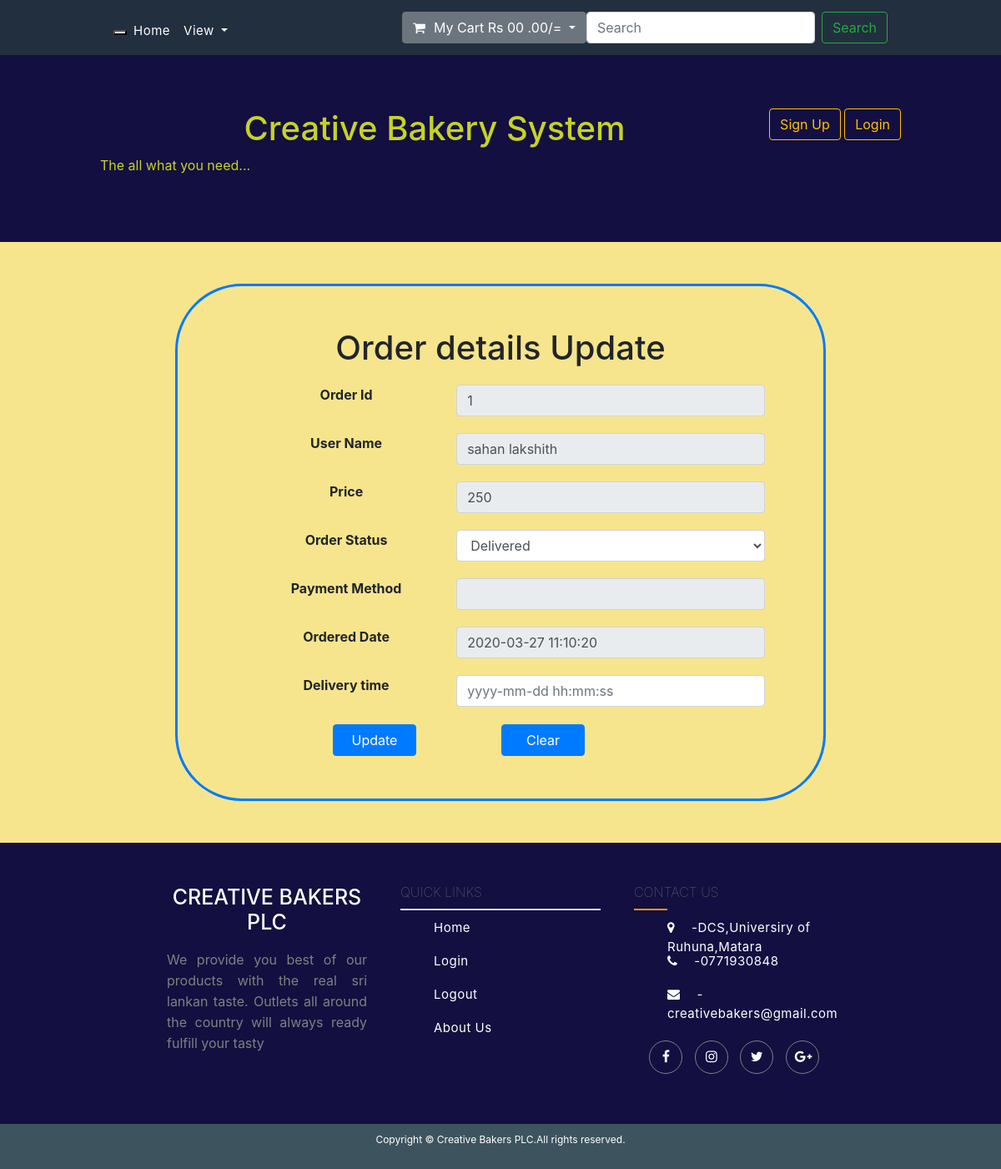
Page /order_track_update.php?oid=1 on the committed database.
### tables this page shows
CREATE TABLE `order_track_history` (
  `id` int(11) NOT NULL,
  `user_id` int(11) NOT NULL,
  `price` float NOT NULL,
  `status` varchar(255) NOT NULL,
  `remark` varchar(255) NOT NULL,
  `post_date` timestamp NOT NULL DEFAULT current_timestamp(),
  `paymet_method` varchar(255) NOT NULL,
  `delivery_time` varchar(255) NOT NULL
);

CREATE TABLE `user` (
  `id` int(11) NOT NULL,
  `first_name` varchar(255) NOT NULL,
  `last_name` varchar(255) NOT NULL,
  `email` varchar(255) NOT NULL,
  `contact_no` varchar(255) NOT NULL,
  `password` char(128) NOT NULL,
  `role` varchar(255) NOT NULL,
  `address` varchar(535) DEFAULT NULL,
  `register_date` timestamp NOT NULL DEFAULT current_timestamp(),
  `updated_date` timestamp NULL DEFAULT NULL
);

### order_track_update.php (the view, shortened to what this page needs)
<?php
    include('top_header.php');
    include('header.php');
?>
<?php
    $oid=intval($_GET['oid']);
    $sql = "SELECT * FROM `order_track_history` WHERE `id`= $oid ";
    $res = mysqli_query($conn,$sql);
    $row = mysqli_fetch_assoc($res);
?>
    <div class="container-fluid " >
        <div align="center">
        <div class="col-md-8" style="border:3px solid #007bff; margin:50px; border-radius:80px; padding:50px;">
                    <h1>Order details  Update </h1>
            <form action="order_track_update.php?oid=<?php echo "".$oid;?>" method="post">
                        <div class="row" style="padding:0px; margin:20px;" >
                             <label class="col-5"   > <b>Order Id  </b></label>
                             <input class="col-7  form-control" type="text"    value="<?php echo $row['id'];?>" name="order_id" readonly>
                        </div>
                        <div class="row" style="padding:0px; margin:20px;" >
                             <label class="col-5"   > <b>User Name</b></label>
                             <input class="col-7  form-control " type="text"    value="<?php
        $uuid = intval($row['user_id']);
        $newsql = "SELECT * FROM `user` WHERE `id`= $uuid ";
        $newres = mysqli_query($conn,$newsql);
        $newrow = mysqli_fetch_assoc($newres);
        echo "".$newrow['first_name']." ".$newrow['last_name'];
    ?>" name="username" readonly>
                        </div>
                        <div class="row" style="padding:0px; margin:20px;" >
                             <label class="col-5"   > <b>Price</b></label>
                             <input class="col-7  form-control" type="text"    value="<?php echo $row['price'];?>" name="price" readonly>
                        </div>
                        <div class="row" style="padding:0px; margin:20px;" >
                             <label class="col-5"   > <b>Order Status</b></label>
                             <select id="inputState" class="form-control col-7"  name="status">
                                <option <?php if($row['status']=="Delivered"){ echo "selected"; }?> >Delivered</option>
                            </select>
                        </div>
                        <div class="row" style="padding:0px; margin:20px;" >
                             <label class="col-5"   > <b>Payment Method</b></label>
                             <input class="col-7  form-control" type="text"    value="<?php echo $row['paymet_method'];?>" name="paymet_method'" readonly>
                        </div>
                        <div class="row" style="padding:0px; margin:20px;" >
                             <label class="col-5"   > <b>Ordered Date</b></label>
                             <input class="col-7  form-control" type="text"    value="<?php echo $row['post_date'];?>" name="Ordered_Date" readonly>
                        </div>
                        <div class="row" style="padding:0px; margin:20px;" >
                             <label class="col-5"   > <b>Delivery time </b></label>
                             <input class="col-7  form-control" type="text" placeholder="yyyy-mm-dd hh:mm:ss"   value="<?php echo $row['role'];?>" name="Delivery_time" >
                        </div>
                         <table>
                         <tr>
                        <th><button class="btn btn-primary col-6  " style="float:left;  ;  width:200px; "  type="submit"    name="update">Update</button> </th>
                          <th><button class="btn btn-primary col-6"  style="  width:200px; " type="reset"    name="clear">Clear</button>     </th>
                         </tr>
                         </table>
            </form>
        </div>
        </div>
    </div>
<?php
 include("footer.php");
?>
</body>
</html>

### style.css (style rules this page uses)
body { background-color:#f6e58d; }
h1 { text-align: center; }

### rows in the picture
order_track_history: order_id "1", price "250", status "Delivered", Ordered_Date "2020-03-27 11:10:20"
user: username "sahan lakshith"
